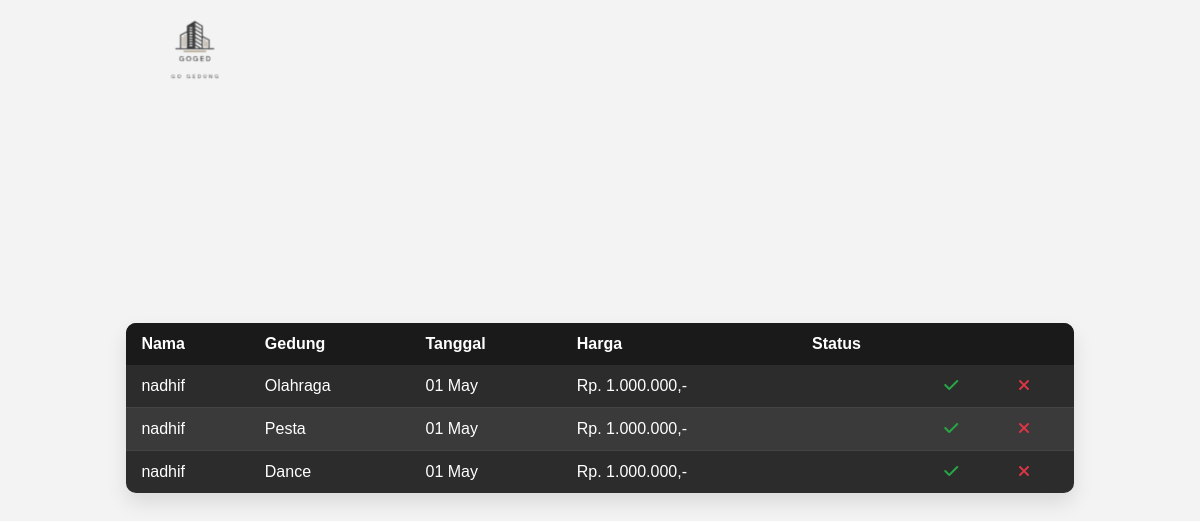
The page /admin/pembayaran.php on the database as committed earlier.
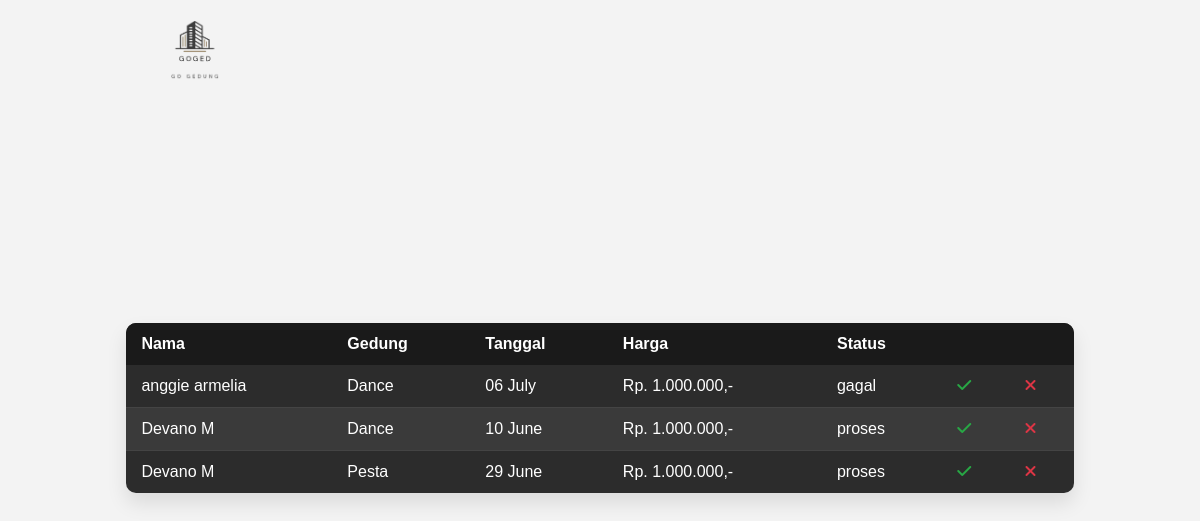
The same page on the database as committed later.
### tables this page shows
CREATE TABLE `pemesanan` (
  `pemesanan_id` int(11) NOT NULL,
  `user_id` int(11) NOT NULL,
  `tanggal_pemesanan` date NOT NULL,
  `nama_kartu` varchar(100) NOT NULL,
  `nomor_kartu` varchar(20) NOT NULL,
  `tanggal_kadaluarsa` date NOT NULL,
  `jumlah_pembayaran` decimal(10,2) NOT NULL,
  `status` varchar(7) NOT NULL
);

CREATE TABLE `unit` (
  `user_id` int(11) NOT NULL,
  `name` varchar(255) NOT NULL,
  `email` varchar(255) NOT NULL,
  `password` varchar(255) NOT NULL,
  `level` varchar(20) NOT NULL,
  `reset_token` int(4) NOT NULL
);

### admin/pembayaran.php (the view, shortened to what this page needs)
<?php
include '../koneksi.php';
$sql = "SELECT pemesanan.pemesanan_id, pemesanan.user_id, DATE_FORMAT(pemesanan.tanggal_pemesanan, '%d %M') as formatted_date, pemesanan.jumlah_pembayaran, pemesanan.status, unit.name as user_name
        FROM pemesanan
        JOIN unit ON pemesanan.user_id = unit.user_id";
$result = $koneksi->query($sql);
?>
<!DOCTYPE html>
<html lang="en">
<head>
    <link rel="stylesheet" href="../assets/css/pesanan.css">
    <link rel="stylesheet" href="https://cdnjs.cloudflare.com/ajax/libs/font-awesome/5.15.3/css/all.min.css">
</head>
<body>
<header class="sticky-header">
        <div class="logo">
            <img src="../assets/image/logo-removebg-preview.png" alt="Logo" class="logo-image">
        </div>
        <nav>
        </nav>
    </header>
    <table>
        <thead>
            <tr>
                <th>Nama</th>
                <th>Gedung</th>
                <th>Tanggal</th>
                <th>Harga</th>
                <th>Status</th>
                <th></th>
                <th></th>
            </tr>
        </thead>
        <tbody>
            <?php
            if ($result->num_rows > 0) {
                while($row = $result->fetch_assoc()) {
                    echo "<tr>";
                    echo "<td>" . htmlspecialchars($row["user_name"]) . "</td>";
                    $building = "";
                    switch ($row["pemesanan_id"]) {
                        case 1:
                            $building = "Dance";
                            break;
                        case 2:
                            $building = "Olahraga";
                            break;
                        case 4:
                            $building = "Pesta";
                            break;
                    }
                    echo "<td>" . $building . "</td>";
                    echo "<td>" . $row["formatted_date"] . "</td>";
                    echo "<td>Rp. " . number_format($row["jumlah_pembayaran"], 0, ',', '.') . ",-</td>";
                    echo "<td>" . htmlspecialchars($row["status"]) . "</td>";
                    echo '<td><a href="confirm.php?id=' . $row["pemesanan_id"] . '"><i class="fas fa-check"></i></a></td>';
                    echo '<td><a href="cancel.php?pemesanan_id=' . $row["pemesanan_id"] . $row["user_id"] . '&tanggal_pemesanan=' . $row["formatted_date"] . '&jumlah_pembayaran=' . $row["jumlah_pembayaran"] . '&status=' . $row["status"] . '"><i class="fas fa-times"></i></a></td>';
                    echo "</tr>";
                }
            } else {
                echo "<tr><td colspan='9'>No records found</td></tr>";
            }
            ?>
        </tbody>
    </table>
</body>
</html>

### assets/css/pesanan.css (style rules this page uses)
body { font-family: Arial, sans-serif; background-color: #f3f3f3; display: flex; justify-content: center; align-items: center; height: 100vh; }
header { font-family: system-ui, -apple-system, BlinkMacSystemFont, "Segoe UI", Roboto, Oxygen, Ubuntu, Cantarell, "Open Sans", "Helvetica Neue", sans-serif; display: flex; align-items: center; padding: 20px; position: fixed; top: 0; z-index: 1000; }
.logo img { margin-left: 190px; margin-right: 750px; width: 50px; height: auto; }
table { width: 80%; border-collapse: collapse; background-color: #2c2c2c; color: #fff; border-radius: 10px; overflow: hidden; box-shadow: 0 10px 20px rgba(0, 0, 0, 0.1); }
thead { background-color: #1a1a1a; }
th, td { padding: 12px 15px; text-align: left; }
th { font-weight: bold; }
tbody tr { border-bottom: 1px solid #444; }
tbody tr:nth-of-type(even) { background-color: #3a3a3a; }
tbody tr:last-of-type { border-bottom: none; }
i.fas { cursor: pointer; }
i.fas.fa-check { color: #28a745; }
i.fas.fa-times { color: #dc3545; }

Rows that differ between the two databases and show on the page:
removed pemesanan: user.name "nadhif", pemesanan "Olahraga", formatted_date "01 May", jumlah_pembayaran "1.000.000"
removed pemesanan: user.name "nadhif", pemesanan "Pesta", formatted_date "01 May", jumlah_pembayaran "1.000.000"
removed pemesanan: user.name "nadhif", pemesanan "Dance", formatted_date "01 May", jumlah_pembayaran "1.000.000"
added pemesanan: user.name "anggie armelia", pemesanan "Dance", formatted_date "06 July", jumlah_pembayaran "1.000.000", status "gagal"
added pemesanan: user.name "Devano M", pemesanan "Dance", formatted_date "10 June", jumlah_pembayaran "1.000.000", status "proses"
added pemesanan: user.name "Devano M", pemesanan "Pesta", formatted_date "29 June", jumlah_pembayaran "1.000.000", status "proses"
